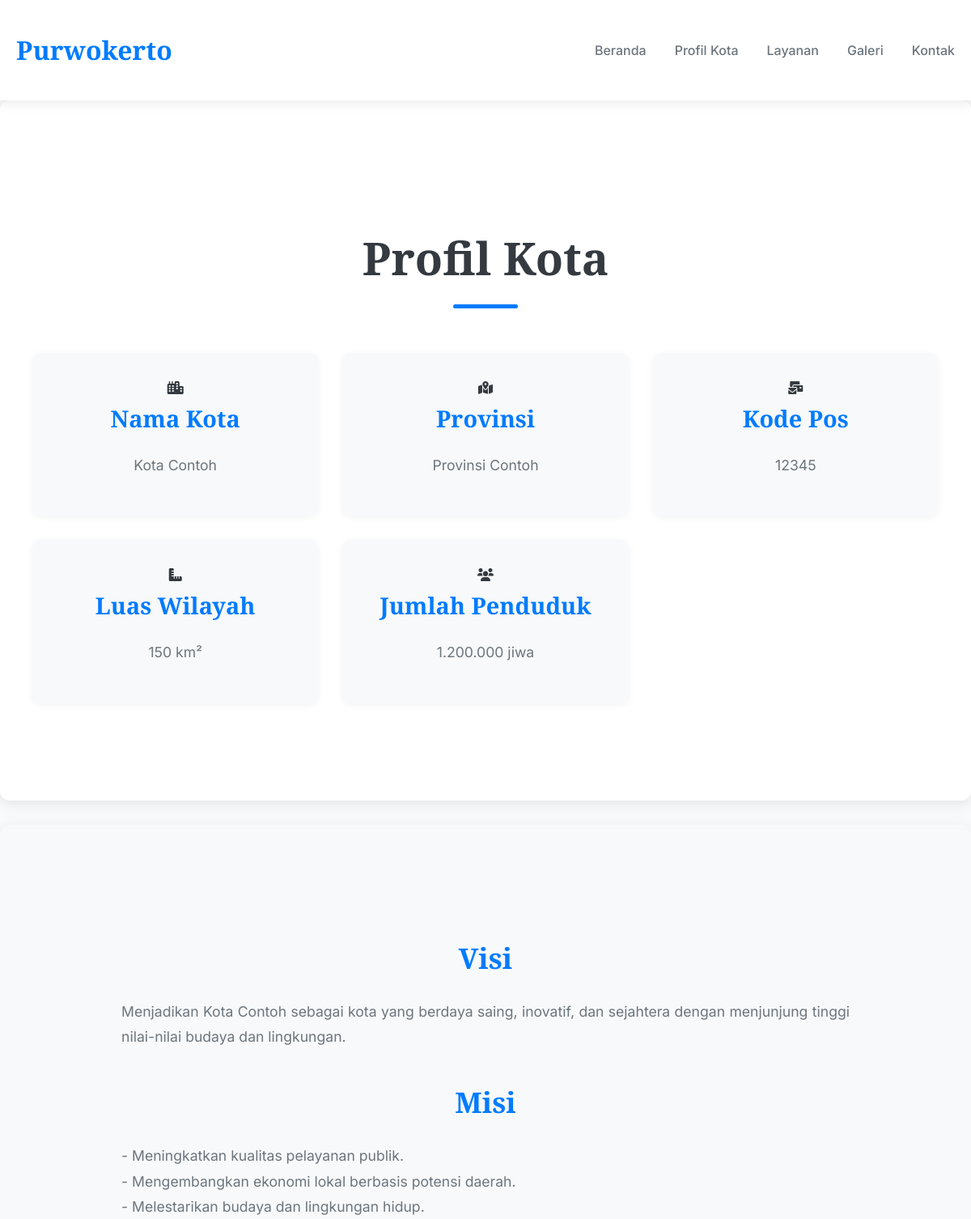
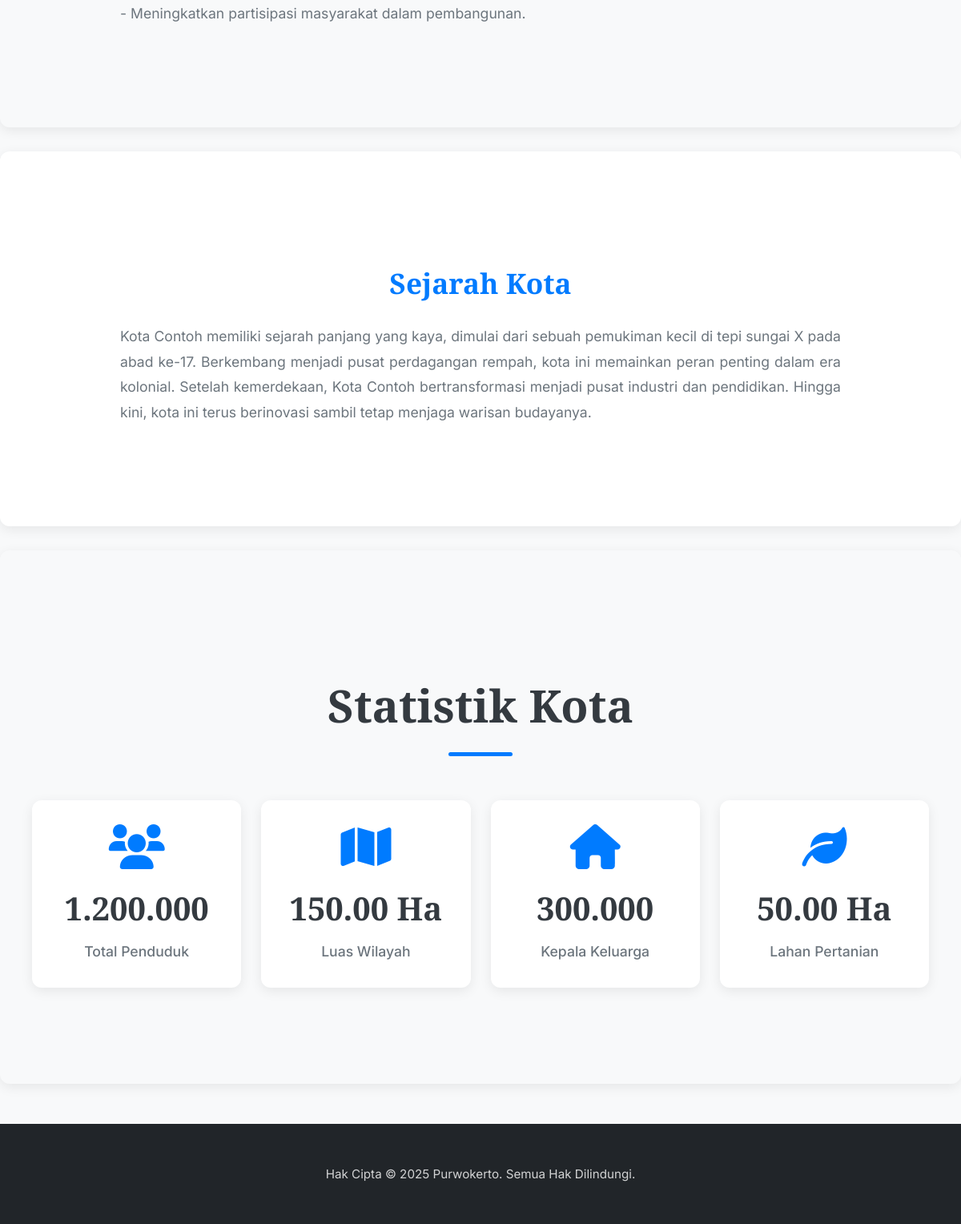
The page /profil.php on the database as committed earlier (2 pictures, top to bottom).
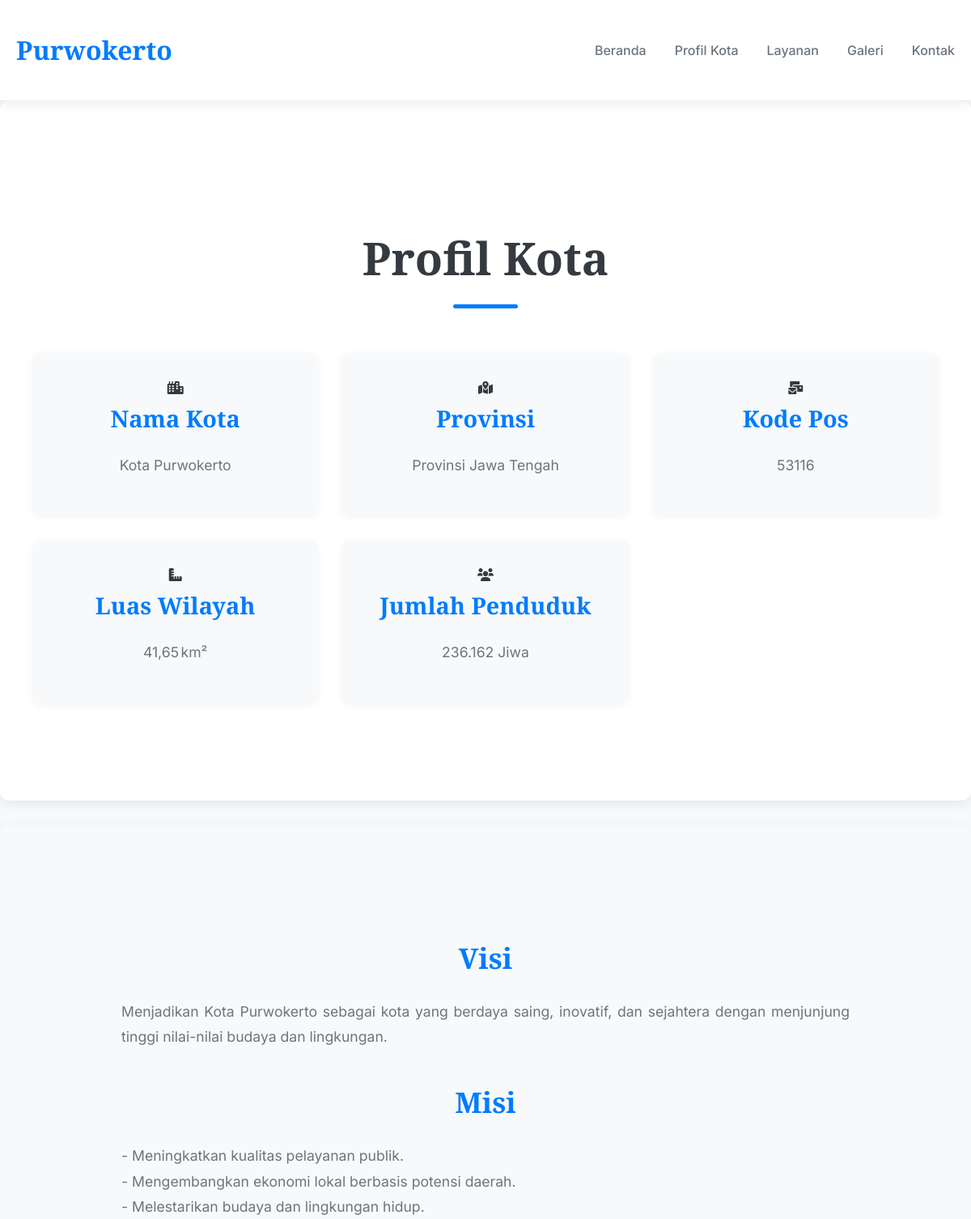
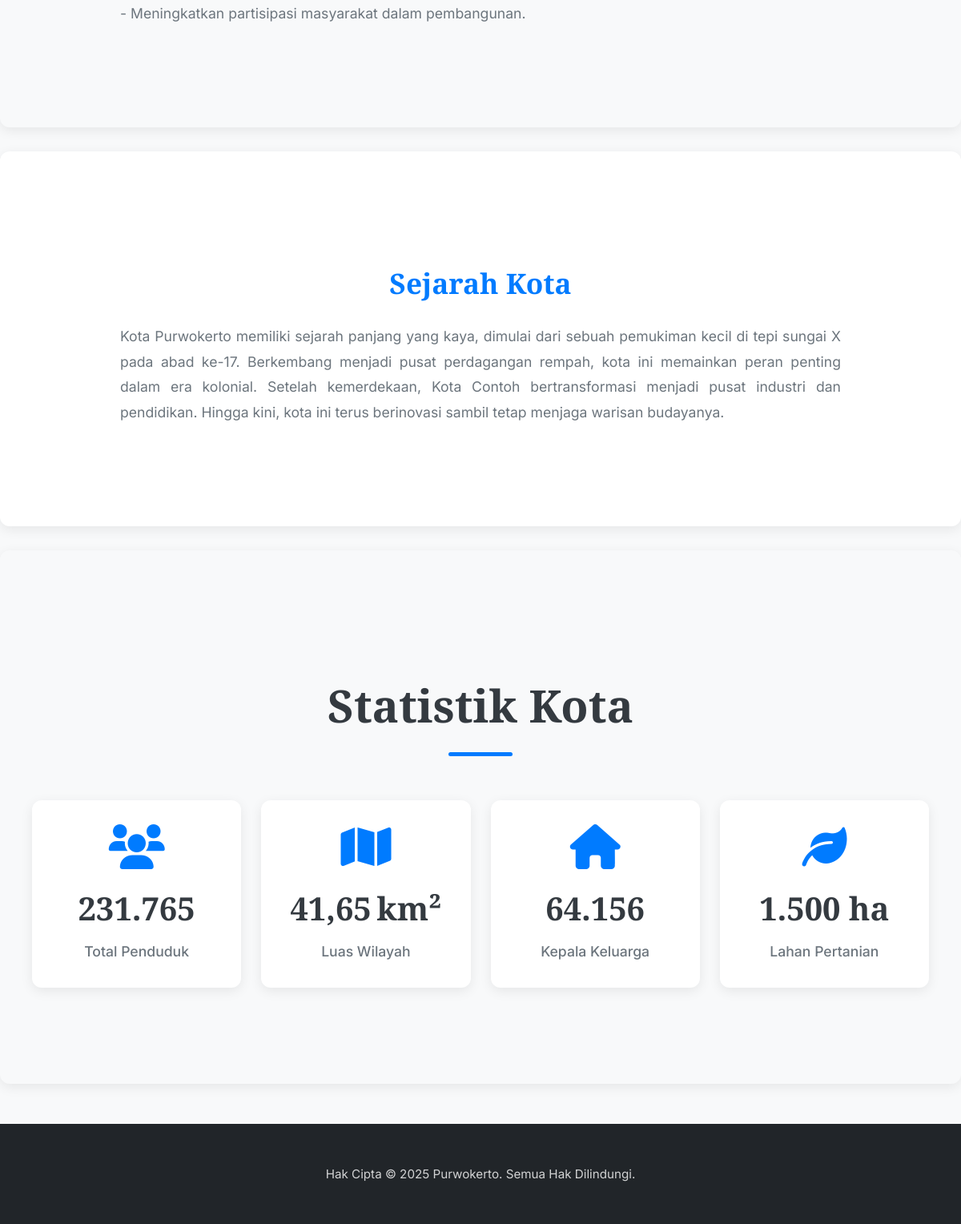
The same page on the database as committed later (2 pictures, top to bottom).
### tables this page shows
CREATE TABLE `profil_kota` (
    `id` INT AUTO_INCREMENT PRIMARY KEY,
    `nama_kota` VARCHAR(100) NOT NULL,
    `provinsi` VARCHAR(100) NOT NULL,
    `kode_pos` VARCHAR(10) NOT NULL,
    `luas_wilayah` VARCHAR(50) NOT NULL,
    `jumlah_penduduk` VARCHAR(50) NOT NULL,
    `visi` TEXT,
    `misi` TEXT,
    `sejarah` TEXT,
    `total_penduduk` VARCHAR(50),
    `luas_wilayah_statistik` VARCHAR(50),
    `kepala_keluarga` VARCHAR(50),
    `lahan_pertanian` VARCHAR(50)
);

### public/profil.php (the view, shortened to what this page needs)
<?php
include '../includes/db_config.php';
$profil = [];
$sql = "SELECT * FROM profil_kota LIMIT 1";
$result = $conn->query($sql);
if ($result->num_rows > 0) {
    $profil = $result->fetch_assoc();
}
?>
<!DOCTYPE html>
<html lang="id">
<head>
    <link rel="stylesheet" href="assets/css/style.css">
</head>
<body>
    <header>
        <div class="container">
            <a href="index.php" class="logo">Purwokerto</a>
            <nav>
                <ul>
                    <li><a href="index.php">Beranda</a></li>
                    <li><a href="profil.php">Profil Kota</a></li>
                    <li><a href="layanan.php">Layanan</a></li>
                    <li><a href="galeri.php">Galeri</a></li>
                    <li><a href="kontak.php">Kontak</a></li>
                </ul>
            </nav>
        </div>
    </header>
    <main>
        <section class="section">
            <div class="container">
                <h2>Profil Kota</h2>
                <?php if (!empty($profil)): ?>
                    <div class="profile-info">
                        <div class="profile-item">
                            <i class="fas fa-city"></i>
                            <h3>Nama Kota</h3>
                            <p><?php echo $profil['nama_kota']; ?></p>
                        </div>
                        <div class="profile-item">
                            <i class="fas fa-map-marked-alt"></i>
                            <h3>Provinsi</h3>
                            <p><?php echo $profil['provinsi']; ?></p>
                        </div>
                        <div class="profile-item">
                            <i class="fas fa-mail-bulk"></i>
                            <h3>Kode Pos</h3>
                            <p><?php echo $profil['kode_pos']; ?></p>
                        </div>
                        <div class="profile-item">
                            <i class="fas fa-ruler-combined"></i>
                            <h3>Luas Wilayah</h3>
                            <p><?php echo $profil['luas_wilayah']; ?></p>
                        </div>
                        <div class="profile-item">
                            <i class="fas fa-users"></i>
                            <h3>Jumlah Penduduk</h3>
                            <p><?php echo $profil['jumlah_penduduk']; ?></p>
                        </div>
                    </div>
                <?php else: ?>
                    <p style="text-align: center;">Data profil kota tidak ditemukan.</p>
                <?php endif; ?>
            </div>
        </section>
        <section class="section" style="background-color: var(--secondary-color);">
            <div class="container text-content-section">
                <?php if (!empty($profil['visi'])): ?>
                    <h3>Visi</h3>
                    <p><?php echo nl2br($profil['visi']); ?></p>
                <?php else: ?>
                    <h3>Visi</h3>
                    <p>Menjadikan Kota Anda sebagai pusat inovasi dan kehidupan berkelanjutan, yang nyaman dihuni, maju ekonominya, dan lestari lingkungannya.</p>
                <?php endif; ?>
                <?php if (!empty($profil['misi'])): ?>
                    <h3>Misi</h3>
                    <p><?php echo nl2br($profil['misi']); ?></p>
                <?php endif; ?>
            </div>
        </section>
        <section class="section">
            <div class="container text-content-section">
                <h3>Sejarah Kota</h3>
                <?php if (!empty($profil['sejarah'])): ?>
                    <p><?php echo nl2br($profil['sejarah']); ?></p>
                <?php endif; ?>
            </div>
        </section>
        <section class="section" style="background-color: var(--secondary-color);">
            <div class="container">
                <h2>Statistik Kota</h2>
                <div class="stats-grid">
                    <div class="stat-item">
                        <i class="fas fa-users"></i>
                        <div class="stat-value"><?php echo $profil['total_penduduk'] ?? '5,000'; ?></div>
                        <div class="stat-label">Total Penduduk</div>
                    </div>
                    <div class="stat-item">
                        <i class="fas fa-map"></i>
                        <div class="stat-value"><?php echo $profil['luas_wilayah_statistik'] ?? '500.00 Ha'; ?></div>
                        <div class="stat-label">Luas Wilayah</div>
                    </div>
                    <div class="stat-item">
                        <i class="fas fa-home"></i>
                        <div class="stat-value"><?php echo $profil['kepala_keluarga'] ?? '1250'; ?></div>
                        <div class="stat-label">Kepala Keluarga</div>
                    </div>
                    <div class="stat-item">
                        <i class="fas fa-leaf"></i>
                        <div class="stat-value"><?php echo $profil['lahan_pertanian'] ?? '350 Ha'; ?></div>
                        <div class="stat-label">Lahan Pertanian</div>
                    </div>
                </div>
            </div>
        </section>
    </main>
    <footer>
        <div class="container">
            <p>Hak Cipta &copy; 2025 Purwokerto. Semua Hak Dilindungi.</p>
        </div>
    </footer>
</body>
</html>

### public/assets/css/style.css (style rules this page uses)
:root { --primary-color: #007BFF; --secondary-color: #f8f9fa; --text-color: #343a40; --light-text-color: #6c757d; --white: #ffffff; --shadow-light: 0 4px 15px rgba(0, 0, 0, 0.08); --shadow-hover: 0 8px 25px rgba(0, 0, 0, 0.15); }
body { font-family: 'Inter', sans-serif; margin: 0; padding: 0; line-height: 1.7; color: var(--text-color); background-color: var(--secondary-color); overflow-x: hidden; }
.container { max-width: 1200px; margin: 0 auto; padding: 20px; }
header { background-color: var(--white); padding: 15px 0; box-shadow: var(--shadow-light); position: sticky; top: 0; z-index: 1000; transition: all 0.3s ease; }
header .container { display: flex; justify-content: space-between; align-items: center; }
.logo { font-family: 'Playfair Display', serif; font-size: 32px; font-weight: 700; color: var(--primary-color); text-decoration: none; transition: color 0.3s ease; }
nav ul { list-style: none; margin: 0; padding: 0; display: flex; }
nav ul li { margin-left: 35px; }
nav ul li a { text-decoration: none; color: var(--light-text-color); font-weight: 500; position: relative; transition: color 0.3s ease; }
nav ul li a::after { content: ''; position: absolute; left: 0; bottom: -5px; width: 0; height: 2px; background-color: var(--primary-color); transition: width 0.3s ease; }
.section { padding: 80px 0; background-color: var(--white); margin-bottom: 30px; border-radius: 12px; box-shadow: var(--shadow-light); animation: fadeInUp 0.8s ease-out forwards; opacity: 0; }
.section:nth-of-type(1) { animation-delay: 0.2s; }
.section:nth-of-type(2) { animation-delay: 0.4s; }
.section:nth-of-type(3) { animation-delay: 0.6s; }
.section:nth-of-type(4) { animation-delay: 0.8s; }
.section h2 { font-family: 'Playfair Display', serif; text-align: center; font-size: 3.5em; margin-bottom: 50px; color: var(--text-color); position: relative; }
.section h2::after { content: ''; position: absolute; left: 50%; transform: translateX(-50%); bottom: -15px; width: 80px; height: 5px; background-color: var(--primary-color); border-radius: 3px; }
.profile-info { display: grid; grid-template-columns: repeat(auto-fit, minmax(280px, 1fr)); gap: 30px; padding: 20px; }
.profile-item { background-color: var(--secondary-color); padding: 30px; border-radius: 10px; text-align: center; box-shadow: 0 2px 10px rgba(0, 0, 0, 0.05); transition: transform 0.3s ease, box-shadow 0.3s ease; }
.profile-item h3 { font-family: 'Playfair Display', serif; margin-top: 0; color: var(--primary-color); font-size: 1.8em; margin-bottom: 10px; }
.profile-item p { font-size: 1.1em; color: var(--light-text-color); }
.text-content-section { max-width: 900px; margin: 0 auto; padding: 20px; text-align: justify; }
.text-content-section h3 { font-family: 'Playfair Display', serif; font-size: 2.2em; color: var(--primary-color); margin-bottom: 20px; text-align: center; }
.text-content-section p { font-size: 1.1em; color: var(--light-text-color); margin-bottom: 1.5em; line-height: 1.8; }
.stats-grid { display: grid; grid-template-columns: repeat(auto-fit, minmax(220px, 1fr)); gap: 25px; padding: 20px; }
.stat-item { background-color: var(--white); padding: 30px 20px; border-radius: 12px; box-shadow: var(--shadow-light); text-align: center; transition: transform 0.3s ease, box-shadow 0.3s ease; display: flex; flex-direction: column; justify-content: center; align-items: center; }
.stat-item i { font-size: 3.5em; color: var(--primary-color); margin-bottom: 15px; }
.stat-item .stat-value { font-family: 'Playfair Display', serif; font-size: 2.5em; font-weight: 700; color: var(--text-color); margin-bottom: 5px; }
.stat-item .stat-label { font-size: 1.1em; color: var(--light-text-color); font-weight: 500; }
footer { background-color: #212529; color: var(--white); text-align: center; padding: 30px 0; margin-top: 50px; }
footer p { margin: 0; font-size: 0.95em; opacity: 0.8; }

Rows that differ between the two databases and show on the page:
changed profil_kota: nama_kota "Kota Contoh" → "Kota Purwokerto"; provinsi "Provinsi Contoh" → "Provinsi Jawa Tengah"; kode_pos "12345" → "53116"; luas_wilayah "150 km²" → "41,65 km²"; jumlah_penduduk "1.200.000 jiwa" → "236.162 Jiwa"; visi "Menjadikan Kota Contoh sebagai kota yang berdaya saing, inovatif, dan sejahtera dengan menjunjung tinggi nilai-nilai budaya dan lingkungan." → "Menjadikan Kota Purwokerto sebagai kota yang berdaya saing, inovatif, dan sejahtera dengan menjunjung tinggi nilai-nilai budaya dan lingkungan."; sejarah "Kota Contoh memiliki sejarah panjang yang…" → "Kota Purwokerto memiliki sejarah panjang yang…"; total_penduduk "1.200.000" → "231.765"; luas_wilayah_statistik "150.00 Ha" → "41,65 km²"; kepala_keluarga "300.000" → "64.156"; lahan_pertanian "50.00 Ha" → "1.500 ha"
